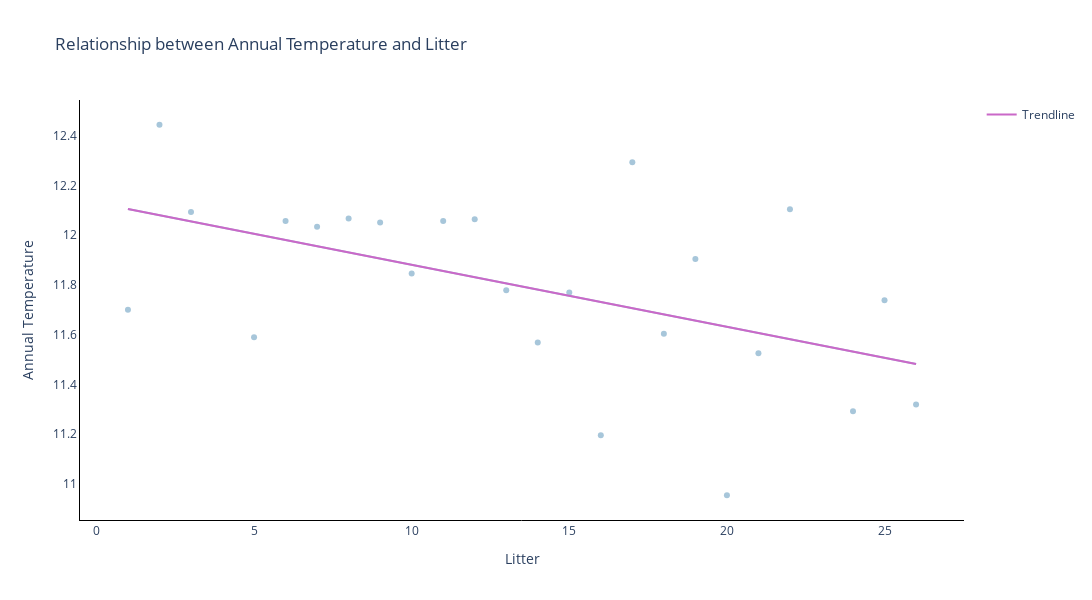

The notebook cell saved with this chart:
### Code cell
fig = px.scatter(litter_copy_2, x='litter', y='t_annual', trendline = 'ols', title='Relationship between Annual Temperature and Litter',color_discrete_sequence=['#A7C6DA'])

regression_line = fig.data[1]

fig.add_trace(go.Scatter(x=regression_line.x, y=regression_line.y, mode='lines', name='Trendline', line = dict(color='#CA68C8')))

fig.update_layout(
    plot_bgcolor='white',
    xaxis_title='Litter',
    yaxis_title='Annual Temperature',
    width=1100, 
    height=600,
    xaxis=dict(
        showline=True,   
        linecolor='black'
    ),
    yaxis=dict(
        showline=True, 
        linecolor='black'
    )
)

fig.data[0].update(
    hovertemplate='Litter: %{x}<br>Annual Temperature: %{y:.3f}<extra></extra>'
)

fig.data[1].update(
    hovertemplate='Regression Line<br>x: %{x}<br>y: %{y:.3f}<extra></extra>'
)

fig.show()

### Figure 1 — Plotly figure (JSON) as saved in the notebook; plotly's stock layout.template omitted (floating-point values rounded to 4 significant figures)
{"data": [{"hovertemplate": "Litter: %{x}<br>Annual Temperature: %{y:.3f}<extra></extra>", "legendgroup": "", "marker": {"color": "#A7C6DA", "symbol": "circle"}, "mode": "markers", "name": "", "orientation": "v", "showlegend": false, "type": "scatter", "x": [1, 2, 3, 5, 6, 7, 8, 9, 10, 11, 12, 13, 14, 15, 16, 17, 18, 19, 20, 21, 22, 24, 25, 26], "xaxis": "x", "y": [11.7, 12.44, 12.09, 11.59, 12.06, 12.03, 12.07, 12.05, 11.85, 12.06, 12.06, 11.78, 11.57, 11.77, 11.2, 12.29, 11.6, 11.9, 10.95, 11.53, 12.1, 11.29, 11.74, 11.32], "yaxis": "y"}, {"hovertemplate": "Regression Line<br>x: %{x}<br>y: %{y:.3f}<extra></extra>", "legendgroup": "", "marker": {"color": "#A7C6DA", "symbol": "circle"}, "mode": "lines", "name": "", "showlegend": false, "type": "scatter", "x": [1, 2, 3, 5, 6, 7, 8, 9, 10, 11, 12, 13, 14, 15, 16, 17, 18, 19, 20, 21, 22, 24, 25, 26], "xaxis": "x", "y": [12.11, 12.08, 12.06, 12.01, 11.98, 11.96, 11.93, 11.91, 11.88, 11.86, 11.83, 11.81, 11.78, 11.76, 11.73, 11.71, 11.68, 11.66, 11.63, 11.61, 11.58, 11.53, 11.51, 11.48], "yaxis": "y"}, {"line": {"color": "#CA68C8"}, "mode": "lines", "name": "Trendline", "type": "scatter", "x": [1, 2, 3, 5, 6, 7, 8, 9, 10, 11, 12, 13, 14, 15, 16, 17, 18, 19, 20, 21, 22, 24, 25, 26], "y": [12.11, 12.08, 12.06, 12.01, 11.98, 11.96, 11.93, 11.91, 11.88, 11.86, 11.83, 11.81, 11.78, 11.76, 11.73, 11.71, 11.68, 11.66, 11.63, 11.61, 11.58, 11.53, 11.51, 11.48]}], "layout": {"height": 600, "legend": {"tracegroupgap": 0}, "plot_bgcolor": "white", "title": {"text": "Relationship between Annual Temperature and Litter"}, "width": 1100, "xaxis": {"anchor": "y", "domain": [0, 1], "linecolor": "black", "showline": true, "title": {"text": "Litter"}}, "yaxis": {"anchor": "x", "domain": [0, 1], "linecolor": "black", "showline": true, "title": {"text": "Annual Temperature"}}}}
